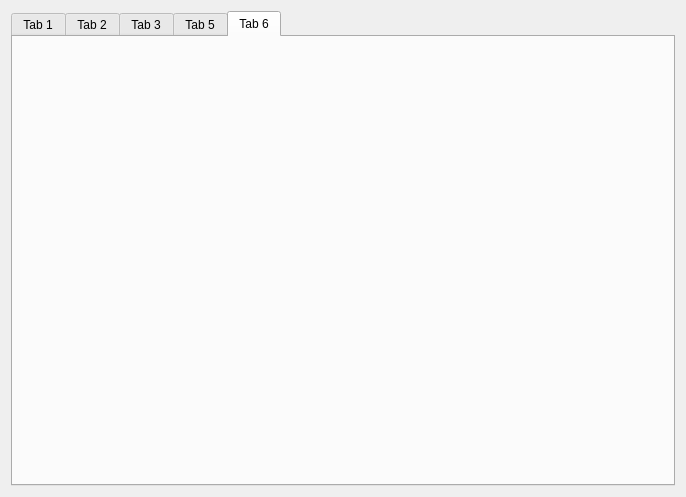
<?xml version="1.0" encoding="UTF-8"?>
<ui version="4.0">
 <class>MainWidget</class>
 <widget class="QWidget" name="MainWidget">
  <property name="geometry">
   <rect>
    <x>0</x>
    <y>0</y>
    <width>686</width>
    <height>497</height>
   </rect>
  </property>
  <property name="windowTitle">
   <string>MainWidget</string>
  </property>
  <layout class="QVBoxLayout" name="verticalLayout">
   <item>
    <widget class="QTabWidget" name="tabWidget">
     <property name="currentIndex">
      <number>4</number>
     </property>
     <widget class="QWidget" name="pTab1">
      <attribute name="title">
       <string>Tab 1</string>
      </attribute>
     </widget>
     <widget class="QWidget" name="pTab2">
      <attribute name="title">
       <string>Tab 2</string>
      </attribute>
     </widget>
     <widget class="QWidget" name="pTab3">
      <attribute name="title">
       <string>Tab 3</string>
      </attribute>
     </widget>
     <widget class="QWidget" name="pTab5">
      <attribute name="title">
       <string>Tab 5</string>
      </attribute>
     </widget>
     <widget class="QWidget" name="pTab6">
      <attribute name="title">
       <string>Tab 6</string>
      </attribute>
     </widget>
    </widget>
   </item>
  </layout>
 </widget>
 <resources/>
 <connections/>
</ui>
